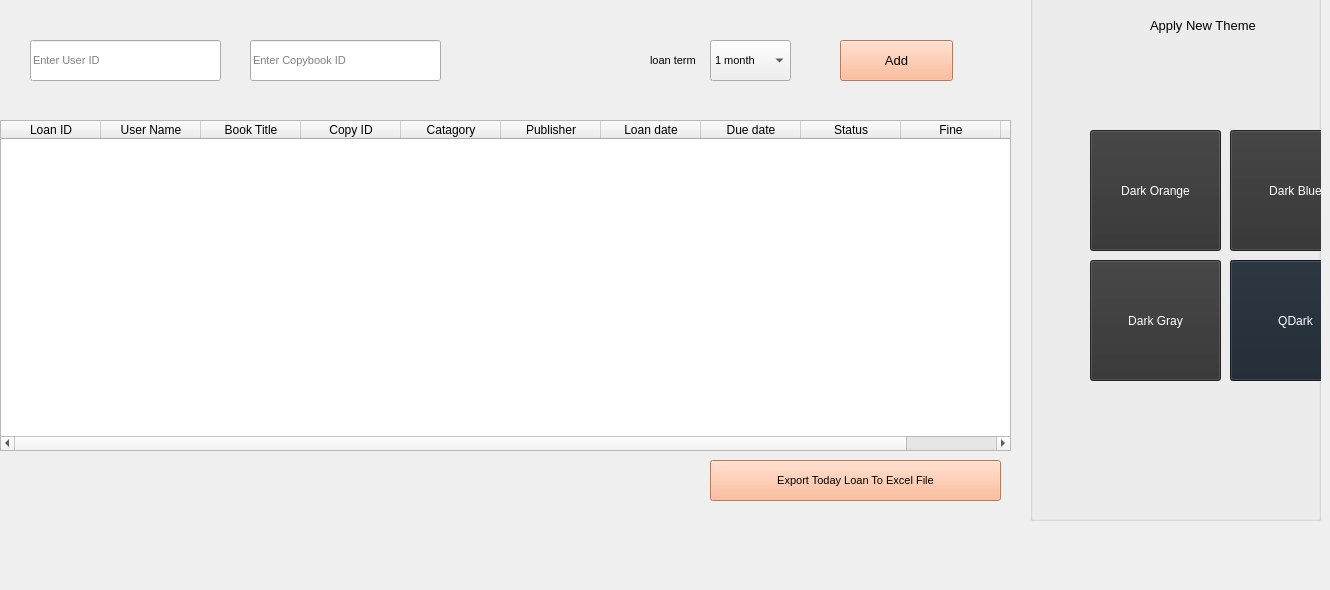
    <widget class="QWidget" name="tab">
     <attribute name="title">
      <string>Loan</string>
     </attribute>
     <widget class="QTableWidget" name="tableWidget">
      <property name="geometry">
       <rect>
        <x>0</x>
        <y>120</y>
        <width>1011</width>
        <height>331</height>
       </rect>
      </property>
      <column>
       <property name="text">
        <string>Loan ID</string>
       </property>
      </column>
      <column>
       <property name="text">
        <string>User Name</string>
       </property>
      </column>
      <column>
       <property name="text">
        <string>Book Title</string>
       </property>
      </column>
      <column>
       <property name="text">
        <string>Copy ID</string>
       </property>
      </column>
      <column>
       <property name="text">
        <string>Catagory</string>
       </property>
      </column>
      <column>
       <property name="text">
        <string>Publisher</string>
       </property>
      </column>
      <column>
       <property name="text">
        <string>Loan date</string>
       </property>
      </column>
      <column>
       <property name="text">
        <string>Due date</string>
       </property>
      </column>
      <column>
       <property name="text">
        <string>Status</string>
       </property>
      </column>
      <column>
       <property name="text">
        <string>Fine</string>
       </property>
      </column>
      <column>
       <property name="text">
        <string>Reason</string>
       </property>
      </column>
     </widget>
     <widget class="QLineEdit" name="lineEdit">
      <property name="geometry">
       <rect>
        <x>30</x>
        <y>40</y>
        <width>191</width>
        <height>41</height>
       </rect>
      </property>
      <property name="font">
       <font>
        <pointsize>8</pointsize>
       </font>
      </property>
      <property name="text">
       <string/>
      </property>
      <property name="placeholderText">
       <string>Enter User ID</string>
      </property>
     </widget>
     <widget class="QComboBox" name="comboBox_2">
      <property name="geometry">
       <rect>
        <x>710</x>
        <y>40</y>
        <width>81</width>
        <height>41</height>
       </rect>
      </property>
      <property name="font">
       <font>
        <pointsize>8</pointsize>
       </font>
      </property>
      <item>
       <property name="text">
        <string>1 month</string>
       </property>
      </item>
      <item>
       <property name="text">
        <string>3 months</string>
       </property>
      </item>
     </widget>
     <widget class="QLabel" name="label_2">
      <property name="geometry">
       <rect>
        <x>650</x>
        <y>40</y>
        <width>61</width>
        <height>41</height>
       </rect>
      </property>
      <property name="font">
       <font>
        <pointsize>8</pointsize>
       </font>
      </property>
      <property name="styleSheet">
       <string notr="true">background-color: rgba(0,0,0,0%);</string>
      </property>
      <property name="text">
       <string>loan term</string>
      </property>
     </widget>
     <widget class="QLineEdit" name="lineEdit_29">
      <property name="geometry">
       <rect>
        <x>250</x>
        <y>40</y>
        <width>191</width>
        <height>41</height>
       </rect>
      </property>
      <property name="font">
       <font>
        <pointsize>8</pointsize>
       </font>
      </property>
      <property name="text">
       <string/>
      </property>
      <property name="placeholderText">
       <string>Enter Copybook ID</string>
      </property>
     </widget>
     <widget class="QPushButton" name="pushButton_29">
      <property name="geometry">
       <rect>
        <x>710</x>
        <y>460</y>
        <width>291</width>
        <height>41</height>
       </rect>
      </property>
      <property name="font">
       <font>
        <pointsize>8</pointsize>
       </font>
      </property>
      <property name="styleSheet">
       <string notr="true">background-color: rgb(255, 170, 127);
color: rgb(0, 0, 0);</string>
      </property>
      <property name="text">
       <string>Export Today Loan To Excel File</string>
      </property>
     </widget>
     <widget class="QGroupBox" name="groupBox_3">
      <property name="enabled">
       <bool>true</bool>
      </property>
      <property name="geometry">
       <rect>
        <x>1030</x>
        <y>-60</y>
        <width>291</width>
        <height>581</height>
       </rect>
      </property>
      <property name="styleSheet">
       <string notr="true"/>
      </property>
      <property name="title">
       <string/>
      </property>
      <widget class="QLabel" name="label_29">
       <property name="geometry">
        <rect>
         <x>120</x>
         <y>70</y>
         <width>151</width>
         <height>31</height>
        </rect>
       </property>
       <property name="font">
        <font>
         <family>Segoe UI</family>
         <pointsize>10</pointsize>
        </font>
       </property>
       <property name="text">
        <string>Apply New Theme</string>
       </property>
      </widget>
      <widget class="QPushButton" name="pushButton_18">
       <property name="geometry">
        <rect>
         <x>200</x>
         <y>190</y>
         <width>131</width>
         <height>121</height>
        </rect>
       </property>
       <property name="styleSheet">
        <string notr="true">background-color: rgb(48, 47, 47);
color: rgb(255, 255, 255);</string>
       </property>
       <property name="text">
        <string>Dark Blue</string>
       </property>
      </widget>
      <widget class="QPushButton" name="pushButton_19">
       <property name="geometry">
        <rect>
         <x>60</x>
         <y>190</y>
         <width>131</width>
         <height>121</height>
        </rect>
       </property>
       <property name="styleSheet">
        <string notr="true">background-color: rgb(50, 50, 50);
color: rgb(255, 255, 255);</string>
       </property>
       <property name="text">
        <string>Dark Orange</string>
       </property>
      </widget>
      <widget class="QPushButton" name="pushButton_20">
       <property name="geometry">
        <rect>
         <x>200</x>
         <y>320</y>
         <width>131</width>
         <height>121</height>
        </rect>
       </property>
       <property name="styleSheet">
        <string notr="true">background-color: rgb(25, 35, 45);
color: rgb(255, 255, 255);</string>
       </property>
       <property name="text">
        <string>QDark</string>
       </property>
      </widget>
      <widget class="QPushButton" name="pushButton_21">
       <property name="geometry">
        <rect>
         <x>60</x>
         <y>320</y>
         <width>131</width>
         <height>121</height>
        </rect>
       </property>
       <property name="styleSheet">
        <string notr="true">background-color: rgb(50, 50, 50);
color: rgb(255, 255, 255);</string>
       </property>
       <property name="text">
        <string>Dark Gray</string>
       </property>
      </widget>
     </widget>
     <widget class="QPushButton" name="pushButton_30">
      <property name="geometry">
       <rect>
        <x>840</x>
        <y>40</y>
        <width>113</width>
        <height>41</height>
       </rect>
      </property>
      <property name="font">
       <font>
        <pointsize>10</pointsize>
       </font>
      </property>
      <property name="styleSheet">
       <string notr="true">background-color: rgb(255, 170, 127);
color: rgb(0, 0, 0);</string>
      </property>
      <property name="text">
       <string>Add</string>
      </property>
     </widget>
    </widget>
